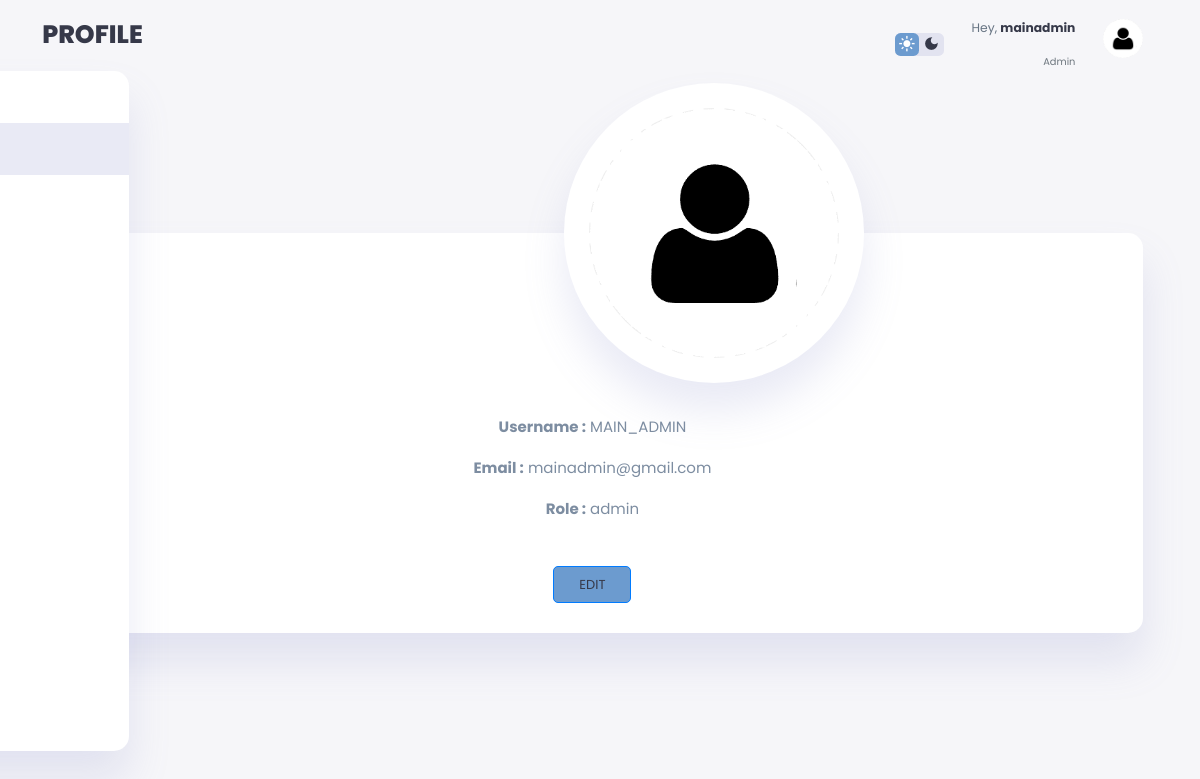
The page /admin/profile.php (signed in) on the database its author committed.
### tables this page shows
CREATE TABLE `users` (
  `user_id` int(11) NOT NULL,
  `user_name` varchar(50) NOT NULL,
  `name` varchar(50) NOT NULL,
  `email` varchar(100) NOT NULL,
  `password` varchar(255) NOT NULL,
  `role` varchar(20) NOT NULL,
  `status` varchar(20) NOT NULL
);

### admin/profile.php (the view, shortened to what this page needs)
<?php
$user = $_SESSION['user_id'];
$imagePath = "../profileimages/person.png";
include("../connection.php");
$name = "user";
$sql = "select * from users where user_id='$user'";
$result = mysqli_query($con, $sql);
if ($result && mysqli_num_rows($result) > 0) {
    $row = mysqli_fetch_assoc($result);
    $name = $row['name'];
}
?>
<!DOCTYPE html>
<html lang="en">
<head>
    <link rel="stylesheet" href="admin123.css">
    <link href="https://cdn.jsdelivr.net/npm/remixicon@2.5.0/fonts/remixicon.css" rel="stylesheet">
    <link href="https://maxcdn.bootstrapcdn.com/bootstrap/4.5.2/css/bootstrap.min.css" rel="stylesheet">
</head>
<body>
    <div class="container">
        <aside>
            <div class="sidebar">
                <a href="dashboard.php">
                </a>
                <a href="profile.php" class="active">
                </a>
                <a href="manage.php">
                </a>
                <a href="settings.php">
                </a>
                <a href="reports.php">
                </a>
                <a href="createusers.php">
                </a>
                <a href="createAdmin.php">
                </a>
                <a href="../logout.php">
                </a>
            </div>
        </aside>
        <main>
            <h1>PROFILE</h1>
            <div class="nav">
                <div class="dark-mode">
                    <span class="material-icons-sharp active">
                    </span>
                    <span class="material-icons-sharp">
                    </span>
                </div>
                <div class="profile">
                    <div class="info">
                        <p>Hey, <b><?php echo $name; ?></b></p>
                        <small class="text-muted">Admin</small>
                    </div>
                    <div class="profile-photo">
                        <img src="<?php echo $imagePath; ?>">
                    </div>
                </div>
            </div>
            <div class="profile">
                <div class="box-container">
                    <?php
                    include("../connection.php");
                    $user = $_SESSION['user_id'];
                    $sql = "SELECT * FROM users WHERE user_id='$user'";
                    $result = mysqli_query($con, $sql);
                    if ($result) {
                        while ($row = mysqli_fetch_assoc($result)) {
                    ?>
                            <div class="imgBx">
                                <img src="<?php echo $imagePath; ?>">
                            </div>
                            <div class="box">
                                <p><strong>Username :</strong> <?php echo $row['user_name']; ?></p>
                                <p><strong>Email :</strong> <?php echo $row['email']; ?></p>
                                <p><strong>Role :</strong> <?php echo $row['role']; ?></p>
                                <button class="btn btn-primary edit-btn" data-toggle="modal" data-target="#uploadModal" name="upload" value="">Edit</button>
                            </div>
                    <?php }
                    } else {
                        echo "Error: " . mysqli_error($con);
                    }
                    ?>
                </div>
            </div>
        </main>
    </div>
</body>
</html>

### admin/profile.php (style rules this page uses)
body { width: 100vw; height: 100vh; font-family: 'Poppins', sans-serif; font-size: 0.88rem; user-select: none; overflow-x: hidden; color: var(--color-dark); background-color: var(--color-background); }
h1 { font-weight: 800; font-size: 1.8rem; }
aside { height: 100vh; width: 15rem; margin-left: -9rem; }
aside .sidebar a { text-decoration: none; }
main { margin-top: 1.4rem; margin-left: -9rem; width: 78.6rem; }

### rows shown on the page
users: name "mainadmin", user_name "MAIN_ADMIN", email "mainadmin@gmail.com", role "admin"
